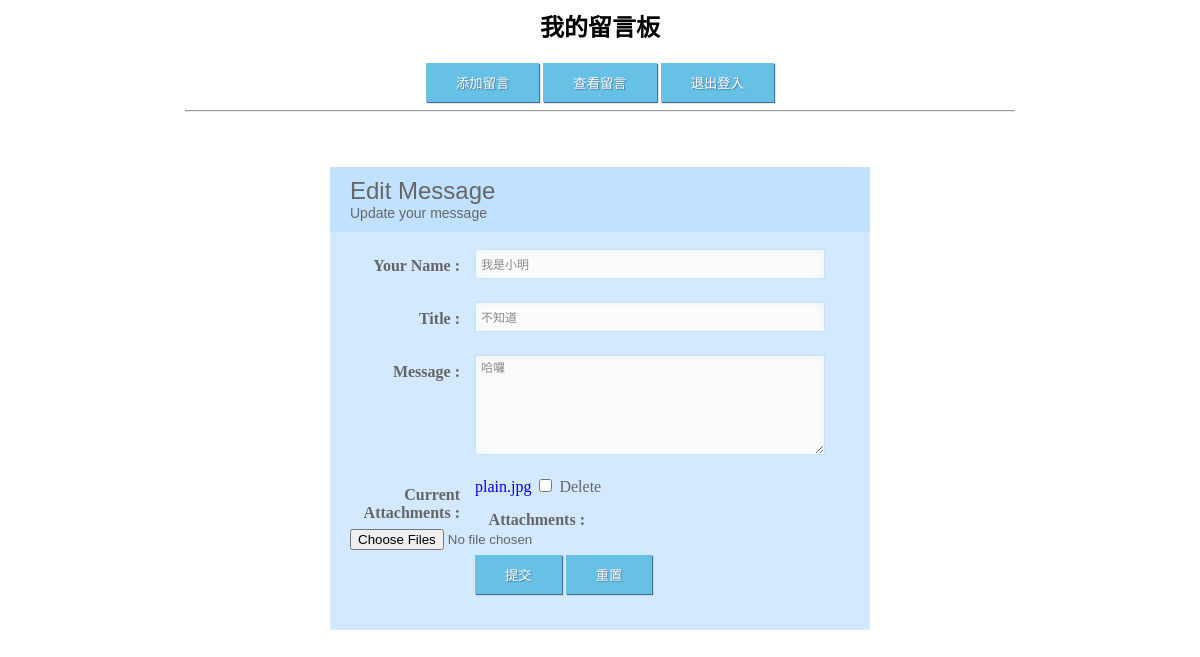
Screenshot of /edit.php?id=15 (signed in) with the database file from the repository.
### tables this page shows
CREATE TABLE `tbl_ms1` (
  `id` int(11) NOT NULL,
  `user` varchar(25) NOT NULL,
  `title` varchar(225) DEFAULT NULL,
  `author` varchar(25) DEFAULT NULL,
  `ip` varchar(25) DEFAULT NULL,
  `liuyan` varchar(225) DEFAULT NULL,
  `file_name` varchar(255) NOT NULL,
  `time` time DEFAULT NULL
);

### edit.php (the view, shortened to what this page needs)
<?php
include 'connet.php';
mysqli_query($conn, "set names 'utf8'");
$id = $_GET['id'];
$user = $_SESSION['user_name'];
$query_sql = "SELECT * FROM tbl_ms1 WHERE id = $id AND user = '$user'";
$result = mysqli_query($conn, $query_sql);
$row = mysqli_fetch_assoc($result);
?>
<html>
<head>
    <link rel="stylesheet" type="text/css" href="./css/index1.css">
</head>
<body background="./images/plain.jpg" style="background-size:cover;">
    <center>
        <h2>我的留言板</h2>
        <input type="button" value="添加留言" onclick="location.href='add.php'" class="button" />
        <input type="button" value="查看留言" onclick="location.href='show.php'" class="button" />
        <input type="button" value="退出登入" onclick="location.href='logout.php'" class="button" />
        <hr width="70%">
    </center>
    <div class="k1">
        <form action="doEdit.php" method="POST" enctype="multipart/form-data">
            <h1>Edit Message
                <span>Update your message</span>
            </h1>
            <label>
                <span>Your Name :</span>
                <input type="text" name="author" value="<?php echo $row['author']; ?>" />
            </label>
            <label>
                <span>Title :</span>
                <input type="text" name="title" value="<?php echo $row['title']; ?>" />
            </label>
            <label>
                <span>Message :</span>
                <textarea name="content"><?php echo $row['liuyan']; ?></textarea>
            </label>
            <label>
                <span>Current Attachments :</span>
                <div>
                    <?php
                    if (!empty($row['file_name'])) {
                        $files = explode(',', $row['file_name']);
                        foreach ($files as $file) {
                            echo "<div>
                                    <a href='uploads/$file' download>$file</a>
                                    <input type='checkbox' name='delete_files[]' value='$file'> Delete
                                  </div>";
                        }
                    }
                    ?>
                </div>
            </label>
            <label>
                <span>Attachments :</span>
                <input type="file" name="files[]" multiple accept=".pdf,.doc,.docx,.jpg" />
            </label>
            <div style="margin-left:125px">
                <input type="submit" value="提交" class="submit">
                <input type="reset" value="重置" class="reset">
            </div>
        </form>
    </div>
</body>
</html>

### css/index1.css (style rules this page uses)
div.k1 { margin-top:55px; margin-left:auto; margin-right:auto; max-width: 500px; background: #D2E9FF; padding: 20px 20px 20px 20px; color: #666; }
h1 { font: 24px "Trebuchet MS", Arial, Helvetica, sans-serif; padding: 10px 10px 10px 20px; display: block; background: #C0E1FF; border-bottom: 1px solid #B8DDFF; margin: -20px -20px 15px; }
h1>span { display: block; font-size: 14px; }
label { display: block; margin: 0px 0px 5px; }
label>span { float: left; width: 22%; text-align: right; padding-right: 15px; margin-top: 10px; font-weight: bold; }
input[type="text"],textarea,select { color: #888; width: 70%; padding: 0px 0px 0px 5px; border: 1px solid #C5E2FF; background: #FBFBFB; outline: 0; -webkit-box-shadow:inset 0px 1px 6px #ECF3F5; box-shadow: inset 0px 1px 6px #ECF3F5; font: 200 12px/25px "Trebuchet MS", Arial, Helvetica, sans-serif; height: 30px; line-height:15px; margin: 2px 6px 16px 0px; }
textarea { height:100px; padding: 5px 0px 0px 5px; width: 70%; }
.button,.reset,.submit,.button1 { padding: 10px 30px 10px 30px; background: #66C1E4; border: none; color: #FFF; box-shadow: 1px 1px 1px #4C6E91; -webkit-box-shadow: 1px 1px 1px #4C6E91; -moz-box-shadow: 1px 1px 1px #4C6E91; text-shadow: 1px 1px 1px #5079A3; }
a { text-decoration: none; }

### rows the page displays
tbl_ms1: author "我是小明", title "不知道", content "哈囉", file_name "plain.jpg"
